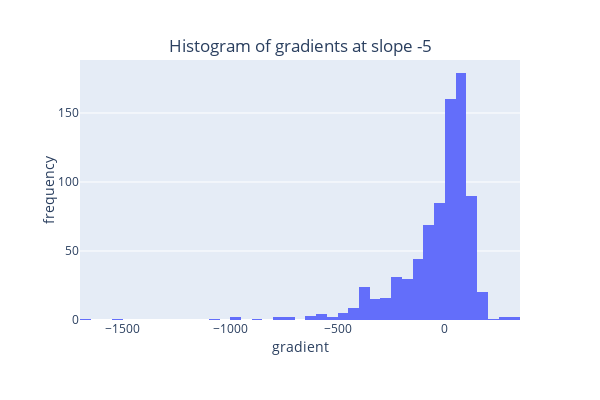

Write notebook code for a chart like this one.
### Markdown cell above
Notice here that at a slope of -5, our single data point gradients vary in direction and magnitude. Let's plot a histogram of the gradient of each data point at a slope of -5:

### Code cell
plot_gradient_histogram(x, y, w=w[1])

### Figure 1 — Plotly figure (JSON) as saved in the notebook; plotly's stock layout.template omitted (floating-point values rounded to 4 significant figures; data arrays with more than 128 entries replaced by an {"elided": "..."} marker saying what was removed)
{"data": [{"type": "histogram", "x": {"elided": "801 float values"}}], "layout": {"height": 400, "margin": {"t": 60}, "title": {"text": "Histogram of gradients at slope -5", "x": 0.5, "y": 0.9}, "width": 600, "xaxis": {"title": {"standoff": 0, "text": "gradient"}}, "yaxis": {"title": {"standoff": 0, "text": "frequency"}}}}
